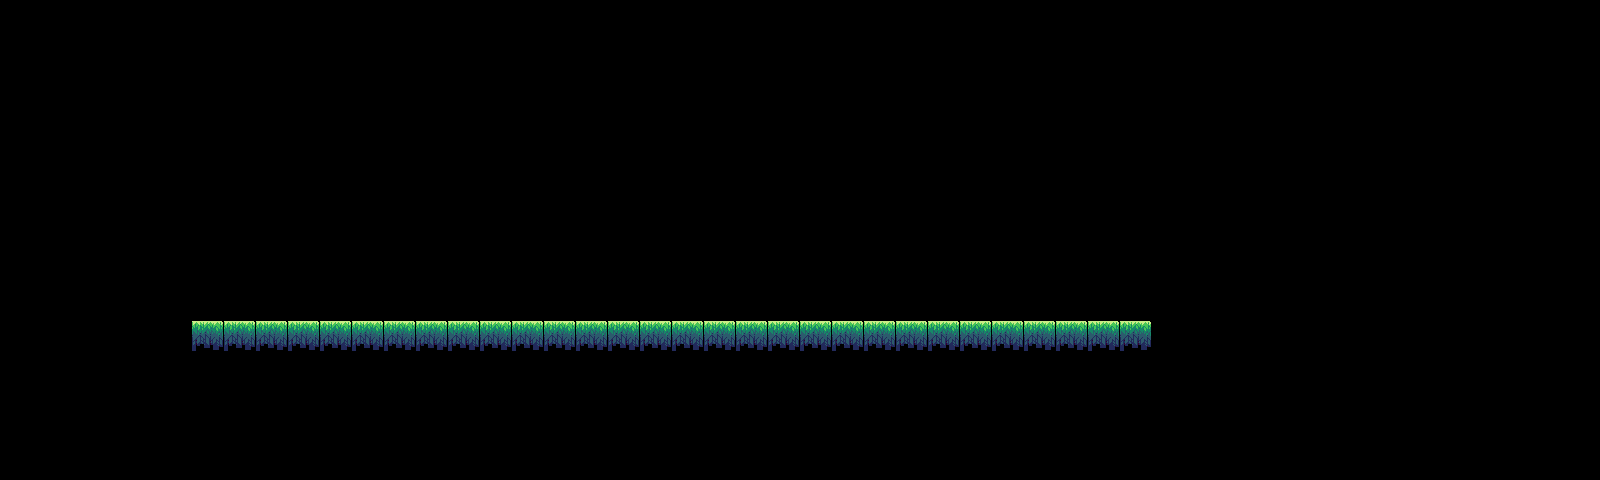

Tiled map render using the project's own tile images. Description and the map definition, with tile-layer contents summarised, below:
An orthogonal 50x15 tile map with 32x32 px tiles, 1 tile layer (Слой тайлов 1) and 3 objects (player, solid, Exit).

<map version="1.0" orientation="orthogonal" renderorder="right-down" width="50" height="15" tilewidth="32" tileheight="32" nextobjectid="6">
 <tileset firstgid="1" name="map1" tilewidth="32" tileheight="32">
  <image source="map1.png" trans="b3afbb" width="2305" height="354" />
 </tileset>
 <layer name="Слой тайлов 1" width="50" height="15">
  <data>[750 cells, 30 non-empty, 1 distinct tile ids]</data>
 </layer>
 <objectgroup name="COLLISION">
  <object id="3" name="player" x="551" y="200" width="70" height="90" />
  <object id="4" name="solid" x="309" y="319" width="670" height="32" />
  <object id="5" name="Exit" x="909.5" y="253" width="21" height="54" />
 </objectgroup>
</map>
